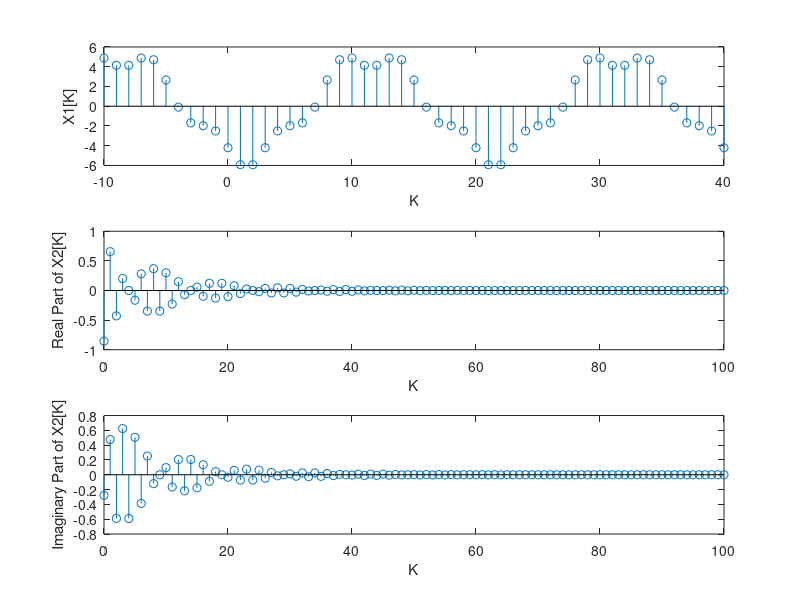

Recreate this plot in MATLAB. (Note: this script raises an error after producing the figure.)
% Solution by Rahmat Saeedi
close all; clear all;
%% Q1
%Definning  X1
k1=-10:1:40;
n1=k1+11;
x1(n1)=-5.1*sin(0.1 .*pi .*n1 -3 .*pi ./4)+1.1 .*cos(0.4 .*pi .*n1);
%Definning  X2
k2=0:1:100;
n2=k2+1;
x2(n2)=(-0.9).^(n2).*exp(1i .*pi .*n2 ./10);
%Plotting X1 and real and imaginary parts of X2
figure
hold on;
subplot(3,1,1);
stem(k1,x1);
xlabel('K');
ylabel('X1[K]');
subplot(3,1,2);
stem(k2,real(x2));
xlabel('K');
ylabel('Real Part of X2[K]');
subplot(3,1,3);
stem(k2,imag(x2));
xlabel('K');
ylabel('Imaginary Part of X2[K]');
%Calculating energy of X1 & X2
X1_Energy=sum(abs(x1).^2)
X2_Energy=sum(abs(x2).^2)
%% Q2
%Reading the wave file
[x3, FS, NBITS]=wavread('baila.wav');
X3_Size=size(x3)
%Getting the size of the 
[x3_size temp]=size(x3);
k3=1:1:max(x3_size);
%Plotting the wave file
plot(k3,x3'); %My computer can't handel the data with stem, Out of memory PC, so I used plot instead of stem
xlabel('Time, K (1/44100 sec)');
ylabel('baila.wav, X3[K]');
%Calculating energy of X3
X3_Energy=sum(abs(x3).^2)
%Calculating and saving half of the original file
x3s=x3(1:x3_size/2);
wavwrite(x3s,FS,NBITS,'baila_half.wav');
%% Q3
%Read Lena.jpg
lena=imread('lena.jpg');
%Get Size of lena
[lena_row, lena_col]=size(lena)
%Get the maximum pixel value
max_pix_value=max(max(lena))
%Create brighter image
lena_bright=lena+30;
%Save the new image
imwrite(lena_bright,'lena_brigh.jpg','jpg','Quality',100);
%% Q4
%Creatting system response with unit step input and a=2; BIBO UNStable
sysResp_a_2=sysresp(ones(1,51),2);
sysResp_a_2(1)=[];
stem(sysResp_a_2);
xlabel('K');
ylabel('y[k] when a=2');

%Creatting system response with unit step input and a=0.5; BIBO Stable
figure
sysResp_a_0_5=sysresp(ones(1,51),0.5);
sysResp_a_0_5(1)=[];
stem(sysResp_a_0_5);
xlabel('K');
ylabel('y[k] when a=0.5');

%Creatting system response with unit step input and a=0.8; BIBO Stable
figure
sysResp_a_0_8=sysresp(ones(1,51),0.8);
sysResp_a_0_8(1)=[];
stem(sysResp_a_0_8);
xlabel('K');
ylabel('y[k] when a=0.8');
%Note system is BIBO stable whenever a<1